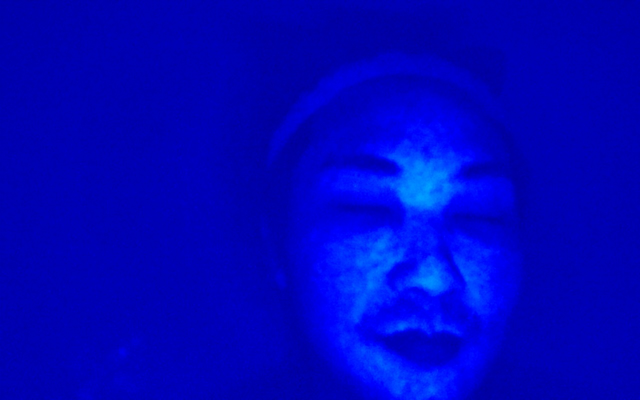
#> input picture captures/cam4_660nm/2026-03-30/analysis/20260330_180117_723_cam4/porphyrin_heatmap.jpg, 1280 x 800 px (shown at 1/2 size); its folder holds only this picture in this run
$ python porphyrin_viewer_with_metadata.py --image ../captures/cam4_660nm/2026-03-30/analysis/20260330_180117_723_cam4/porphyrin_heatmap.jpg
#> lines starting #> are read from the running program, lines starting #| are printed output that depends on the picture; after the words box and inside, x2 and y2 are one past the last pixel; in counts of white or black regions, pixels touching at a corner belong together
import cv2
import numpy as np
import json
from datetime import datetime
from pathlib import Path


# =========================================================
# 포르피린 강한 형광 검출 + metadata 저장 버전
# =========================================================
# 기능:
# 1. cam4_660nm 폴더의 날짜별 이미지 로드
# 2. 포르피린 강한 형광 검출
# 3. 원본/검출결과/히트맵/마스크/비교이미지 저장
# 4. metadata.json에 검출 개수, 검출률, 등급, 부위별 비율, 좌표 저장
# 5. Viewer에서 a/d 키로 이전/다음 이미지 확인
#
# 주의:
# 이 코드는 졸업작품용 영상처리 지표입니다.
# 의료 진단용 코드가 아닙니다.
# =========================================================

IMAGE_EXTS = [".png", ".jpg", ".jpeg"]


# -----------------------------
# 한글/공백 경로 대응 이미지 저장
# -----------------------------
def save_image(image_path, img):
    image_path = Path(image_path)
    image_path.parent.mkdir(parents=True, exist_ok=True)

    ext = image_path.suffix.lower()

    if ext in [".jpg", ".jpeg"]:
        ok, encoded = cv2.imencode(
            ".jpg",
            img,
            [cv2.IMWRITE_JPEG_QUALITY, 95]
        )
    elif ext == ".png":
        ok, encoded = cv2.imencode(
            ".png",
            img,
            [cv2.IMWRITE_PNG_COMPRESSION, 3]
        )
    else:
        ok, encoded = cv2.imencode(".jpg", img)

    if not ok:
        raise RuntimeError(f"이미지 저장 실패: {image_path}")

    encoded.tofile(str(image_path))


# -----------------------------
# 한글/공백 경로 대응 이미지 로드
# -----------------------------
def load_image(image_path):
    image_path = Path(image_path)

    if not image_path.exists():
        return None

    data = np.fromfile(str(image_path), dtype=np.uint8)
    img = cv2.imdecode(data, cv2.IMREAD_COLOR)

    return img


# -----------------------------
# JSON 저장
# -----------------------------
def save_json(json_path, data):
    json_path = Path(json_path)
    json_path.parent.mkdir(parents=True, exist_ok=True)

    with open(json_path, "w", encoding="utf-8") as f:
        json.dump(
            data,
            f,
            ensure_ascii=False,
            indent=4
        )


# -----------------------------
# 포르피린 강한 형광 검출
# -----------------------------
def detect_porphyrin(img):
    if img is None:
        empty_result = {
            "detected_points": [],
            "detected_regions": [],
            "region_data": {},
        }

        return (
            None,
            None,
            None,
            0,
            0.0,
            "Low",
            {},
            empty_result
        )

    output = img.copy()

    # -----------------------------
    # 그레이 변환
    # -----------------------------
    gray = cv2.cvtColor(
        img,
        cv2.COLOR_BGR2GRAY
    )

    # -----------------------------
    # 대비 강화
    # -----------------------------
    clahe = cv2.createCLAHE(
        clipLimit=2.5,
        tileGridSize=(8, 8)
    )

    enhanced = clahe.apply(gray)

    # -----------------------------
    # 블러
    # -----------------------------
    blur = cv2.GaussianBlur(
        enhanced,
        (5, 5),
        0
    )

    # -----------------------------
    # 강한 형광만 추출
    # 상위 1% 밝기 영역 기준
    # -----------------------------
    threshold_value = np.percentile(
        blur,
        99
    )

    _, thresh = cv2.threshold(
        blur,
        threshold_value,
        255,
        cv2.THRESH_BINARY
    )

    # -----------------------------
    # 노이즈 제거
    # -----------------------------
    kernel = np.ones(
        (3, 3),
        np.uint8
    )

    thresh = cv2.morphologyEx(
        thresh,
        cv2.MORPH_OPEN,
        kernel
    )

    thresh = cv2.dilate(
        thresh,
        kernel,
        iterations=1
    )

    # -----------------------------
    # 컨투어 검출
    # -----------------------------
    contours, _ = cv2.findContours(
        thresh,
        cv2.RETR_EXTERNAL,
        cv2.CHAIN_APPROX_SIMPLE
    )

    count = 0
    total_area = 0.0

    detected_points = []
    detected_regions = []

    heatmap = cv2.applyColorMap(
        blur,
        cv2.COLORMAP_JET
    )

    h, w = gray.shape

    upper = 0.0
    middle = 0.0
    lower = 0.0

    left = 0.0
    center_area = 0.0
    right = 0.0

    face_pixels = gray.size

    # -----------------------------
    # 검출
    # -----------------------------
    for cnt in contours:
        area = float(cv2.contourArea(cnt))

        # 너무 작은 점 제거
        if area < 20:
            continue

        # 너무 거대한 반사 제거
        if area > 4000:
            continue

        x, y, cw, ch = cv2.boundingRect(cnt)

        cx = x + cw // 2
        cy = y + ch // 2

        # -----------------------------
        # 검출 표시
        # -----------------------------
        cv2.drawContours(
            output,
            [cnt],
            -1,
            (0, 0, 255),
            2
        )

        cv2.circle(
            output,
            (cx, cy),
            4,
            (0, 255, 255),
            -1
        )

        count += 1
        total_area += area

        contour_points = cnt.reshape(-1, 2).astype(int).tolist()

        patch = blur[y:y + ch, x:x + cw]

        detected_points.append({
            "x": int(cx),
            "y": int(cy)
        })

        detected_regions.append({
            "id": int(count),
            "center": {
                "x": int(cx),
                "y": int(cy)
            },
            "bbox": {
                "x": int(x),
                "y": int(y),
                "width": int(cw),
                "height": int(ch)
            },
            "area_px": round(area, 2),
            "contour_points": contour_points,
            "mean_brightness": round(float(np.mean(patch)), 4),
            "max_brightness": int(np.max(patch))
        })

        # -----------------------------
        # 영역 분석: 상/중/하
        # -----------------------------
        if cy < h // 3:
            upper += area
        elif cy < h * 2 // 3:
            middle += area
        else:
            lower += area

        # -----------------------------
        # 영역 분석: 좌/중앙/우
        # -----------------------------
        if cx < w // 3:
            left += area
        elif cx < w * 2 // 3:
            center_area += area
        else:
            right += area

    # -----------------------------
    # 검출률
    # -----------------------------
    detection_rate = (
        total_area / face_pixels
    ) * 100

    # -----------------------------
    # 등급
    # -----------------------------
    if detection_rate < 1:
        grade = "Low"
    elif detection_rate < 3:
        grade = "Medium"
    else:
        grade = "High"

    # -----------------------------
    # 부위별 분석
    # -----------------------------
    region_data = {
        "Upper": round(upper / face_pixels * 100, 6),
        "Middle": round(middle / face_pixels * 100, 6),
        "Lower": round(lower / face_pixels * 100, 6),
        "Left": round(left / face_pixels * 100, 6),
        "Center": round(center_area / face_pixels * 100, 6),
        "Right": round(right / face_pixels * 100, 6),
    }

    detection_detail = {
        "detected_points": detected_points,
        "detected_regions": detected_regions,
        "threshold_value": round(float(threshold_value), 4),
        "total_area_px": round(float(total_area), 2),
        "image_width": int(w),
        "image_height": int(h),
    }

    return (
        output,
        heatmap,
        thresh,
        count,
        detection_rate,
        grade,
        region_data,
        detection_detail
    )


# -----------------------------
# 결과 비교 이미지 생성
# -----------------------------
def make_combined_result(img, result, heatmap, count, rate, grade, region_data, image_name, date):
    h, w = img.shape[:2]

    result_resized = cv2.resize(
        result,
        (w, h)
    )

    heatmap_resized = cv2.resize(
        heatmap,
        (w, h)
    )

    combined = np.hstack((
        img,
        result_resized,
        heatmap_resized
    ))

    display_width = 1800
    display_height = 800

    combined = cv2.resize(
        combined,
        (display_width, display_height)
    )

    cv2.putText(
        combined,
        "Original",
        (20, 40),
        cv2.FONT_HERSHEY_SIMPLEX,
        0.9,
        (255, 255, 255),
        2
    )

    cv2.putText(
        combined,
        "Detection",
        (620, 40),
        cv2.FONT_HERSHEY_SIMPLEX,
        0.9,
        (0, 0, 255),
        2
    )

    cv2.putText(
        combined,
        "Heatmap",
        (1220, 40),
        cv2.FONT_HERSHEY_SIMPLEX,
        0.9,
        (255, 255, 255),
        2
    )

    text_x = 1220
    y = 90

    text_lines = [
        f"File: {image_name}",
        f"Date: {date}",
        f"Detected Count: {count}",
        f"Detection Rate: {rate:.2f}%",
        f"Grade: {grade}",
        "Region Analysis",
    ]

    for line in text_lines:
        color = (0, 255, 255) if "Region" in line else (255, 255, 255)

        if "Detected" in line or "Rate" in line:
            color = (0, 0, 255)

        if "Grade" in line:
            color = (0, 255, 0)

        cv2.putText(
            combined,
            line,
            (text_x, y),
            cv2.FONT_HERSHEY_SIMPLEX,
            0.65,
            color,
            2
        )

        y += 35

    y += 10

    for k, v in region_data.items():
        cv2.putText(
            combined,
            f"{k}: {v:.2f}%",
            (text_x, y),
            cv2.FONT_HERSHEY_SIMPLEX,
            0.6,
            (255, 255, 0),
            2
        )

        y += 32

    return combined


# -----------------------------
# metadata payload 생성
# -----------------------------
def build_metadata(
    input_path,
    date,
    name,
    img,
    count,
    rate,
    grade,
    region_data,
    detection_detail,
    output_files
):
    input_path = Path(input_path)

    metadata = {
        "generated_at": datetime.now().isoformat(),
        "analysis_type": "porphyrin_strong_fluorescence_detection",
        "input_file": str(input_path),
        "date_folder": str(date),
        "image_name": str(name),
        "output_files": output_files,
        "image_info": {
            "width": int(img.shape[1]),
            "height": int(img.shape[0]),
            "channels": int(img.shape[2]) if img.ndim == 3 else 1,
            "shape": list(img.shape)
        },
        "analysis_result": {
            "porphyrin_count": int(count),
            "detection_rate_percent": round(float(rate), 6),
            "grade": str(grade),
            "region_data": region_data,
            "detected_points": detection_detail["detected_points"],
            "detected_regions": detection_detail["detected_regions"],
            "porphyrin_total_area_px": detection_detail["total_area_px"],
            "threshold_value": detection_detail["threshold_value"]
        },
        "coordinate_system": {
            "origin": "top_left",
            "x_direction": "right",
            "y_direction": "down",
            "unit": "pixel",
            "note": "좌표는 입력 이미지 기준입니다."
        },
        "interpretation_note": (
            "이 결과는 660nm 필터 영상에서 밝게 검출되는 포르피린 후보를 규칙 기반으로 분석한 값입니다. "
            "조명, 노출, 필터, 피부 반사, 이미지 방향에 따라 결과가 달라질 수 있으며 의료 진단용이 아닙니다."
        )
    }

    return metadata


# -----------------------------
# 결과 저장
# -----------------------------
def save_analysis_outputs(
    date,
    name,
    input_path,
    img,
    result,
    heatmap,
    thresh,
    count,
    rate,
    grade,
    region_data,
    detection_detail,
    combined
):
    input_path = Path(input_path)

    # 이미지마다 별도 분석 폴더 생성
    # 예:
    # 2026-04-07/
    # ├─ 20260407_233614_041_cam4.png
    # └─ analysis/
    #    └─ 20260407_233614_041_cam4/
    #       ├─ metadata.json
    #       ├─ porphyrin_result.jpg
    #       ├─ porphyrin_heatmap.jpg
    #       ├─ porphyrin_mask.png
    #       └─ porphyrin_compare.jpg
    save_dir = input_path.parent / "analysis" / input_path.stem
    save_dir.mkdir(parents=True, exist_ok=True)

    result_path = save_dir / "porphyrin_result.jpg"
    heatmap_path = save_dir / "porphyrin_heatmap.jpg"
    mask_path = save_dir / "porphyrin_mask.png"
    compare_path = save_dir / "porphyrin_compare.jpg"
    metadata_path = save_dir / "metadata.json"

    save_image(result_path, result)
    save_image(heatmap_path, heatmap)
    save_image(mask_path, thresh)
    save_image(compare_path, combined)

    output_files = {
        "result_image": str(result_path),
        "heatmap_image": str(heatmap_path),
        "mask_image": str(mask_path),
        "compare_image": str(compare_path),
        "metadata": str(metadata_path)
    }

    metadata = build_metadata(
        input_path=input_path,
        date=date,
        name=name,
        img=img,
        count=count,
        rate=rate,
        grade=grade,
        region_data=region_data,
        detection_detail=detection_detail,
        output_files=output_files
    )

    save_json(metadata_path, metadata)

    return metadata_path, save_dir


# -----------------------------
# 이미지 리스트
# -----------------------------
# [145 lines left out: functions load_images, viewer, not called in this run]


# -----------------------------
# 단일 이미지 분석
# -----------------------------
def analyze_single_image(image_path, output_dir=None):
    image_path = Path(image_path)

    img = load_image(image_path)
#> in load_image, img is the input picture: shape (800, 1280, 3); mean B, G, R 190.9, 4.3, 0.3

    if img is None:
        raise RuntimeError(f"이미지를 읽지 못했습니다: {image_path}")

    (
        result,
        heatmap,
        thresh,
        count,
        rate,
        grade,
        region_data,
        detection_detail
    ) = detect_porphyrin(img)
#> in detect_porphyrin, `enhanced = clahe.apply(gray)`:
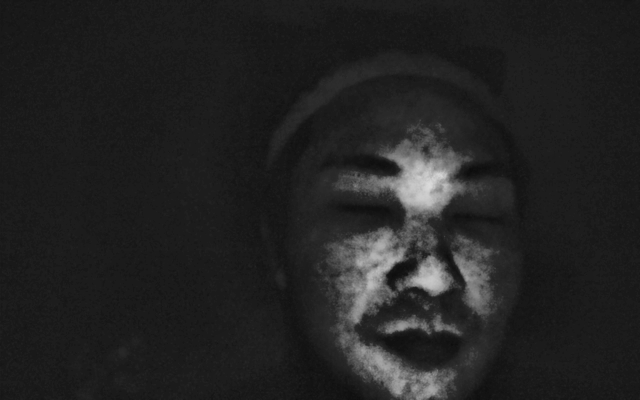
#> enhanced: shape (800, 1280) (shown at 1/2 size); min 12, max 220, mean 34.7
#> in detect_porphyrin, `threshold_value = np.percentile( blur, 99 )`: threshold_value = 161
#> in detect_porphyrin, `_, thresh = cv2.threshold( blur, threshold_value, 255, cv2.THRESH_BINA..`:
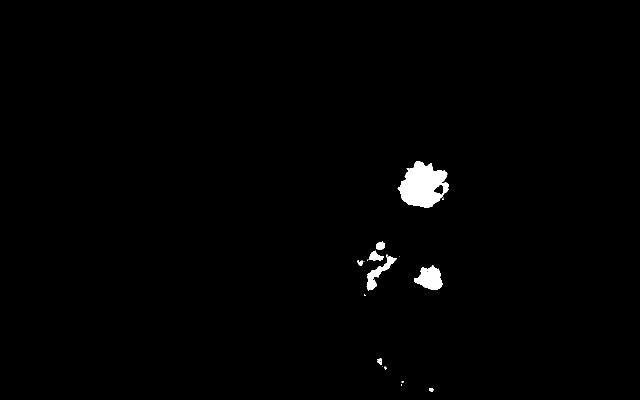
#> thresh: shape (800, 1280) (shown at 1/2 size); 0.97% white; 18 white regions (10 under 20 px), largest, box (x1, y1, x2, y2) and area: (795, 322, 898, 416) 6158, (828, 530, 885, 580) 1792, (733, 509, 794, 581) 1142
#> in detect_porphyrin, `thresh = cv2.dilate( thresh, kernel, iterations=1 )`:
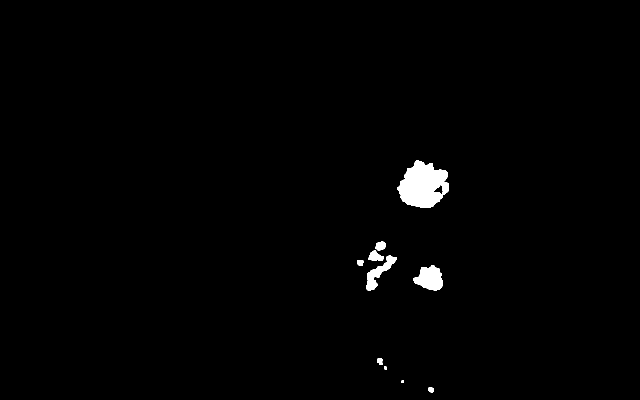
#> thresh: shape (800, 1280) (shown at 1/2 size); 1.1% white; 10 white regions
#> in detect_porphyrin, `contours, _ = cv2.findContours( thresh, cv2.RETR_EXTERNAL, cv2.CHAIN_A..`: contours = 10 contours, 1 with area under 20; largest, box (x1, y1, x2, y2) and area: (795, 321, 898, 416) 6675, (827, 530, 886, 581) 1940, (733, 511, 794, 581) 1300, (737, 501, 768, 522) 392, (751, 483, 771, 501) 263
#> in detect_porphyrin, `heatmap = cv2.applyColorMap( blur, cv2.COLORMAP_JET )`:
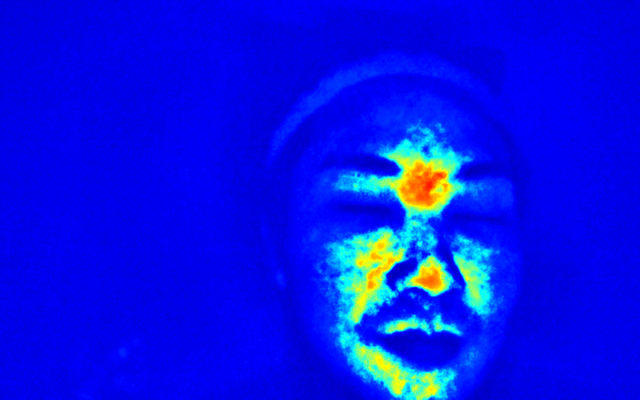
#> heatmap: shape (800, 1280, 3) (shown at 1/2 size); mean B, G, R 231.7, 20.2, 6.6
#> the loop in detect_porphyrin, `for cnt in contours:` made 10 passes
#> (area, x, y, cw, ch, cx, cy, total_area) on passes 3, 4, 7: (24, 768, 733, 6, 6, 771, 736, 101.5), (104.5, 754, 716, 11, 14, 759, 723, 206), (1300.5, 733, 511, 61, 70, 763, 546, 3552)
#> after the loop in detect_porphyrin, `for cnt in contours:`:
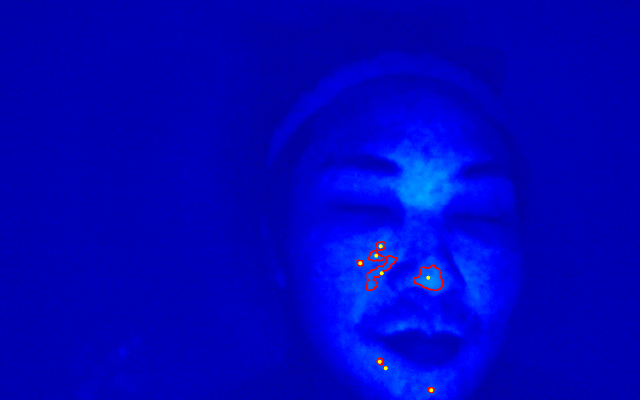
#> output: shape (800, 1280, 3) (shown at 1/2 size); 0.25% of pixels changed, all inside (x1, y1, x2, y2) = (713, 482, 887, 786)
#> after the loop in detect_porphyrin, `for cnt in contours:`: center_area = 2190; count = 8; detected_points = 8 items; left = 0; lower = 3446; middle = 761; right = 2017; total_area = 4207; upper = 0
#> in detect_porphyrin, `detection_rate = ( total_area / face_pixels ) * 100`: detection_rate = 0.411
#> in detect_porphyrin, `region_data = { "Upper": round(upper / face_pixels * 100, 6), "Middle"..`: region_data = {'Upper': 0, 'Middle': 0.0743, 'Lower': 0.337, 'Left': 0, 'Center': 0.214, 'Right': 0.197}
#> count = 8; rate = 0.411; grade = 'Low'; detection_detail = 6 items

    combined = make_combined_result(
        img=img,
        result=result,
        heatmap=heatmap,
        count=count,
        rate=rate,
        grade=grade,
        region_data=region_data,
        image_name=image_path.name,
        date=image_path.parent.name
    )
#> in make_combined_result, `combined = np.hstack(( img, result_resized, heatmap_resized ))`:
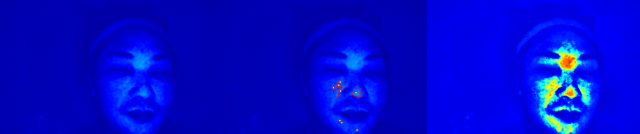
#> combined: shape (800, 3840, 3) (shown at 1/6 size); mean B, G, R 204.3, 9.6, 2.6
#> in make_combined_result, `combined = cv2.resize( combined, (display_width, display_height) )`:
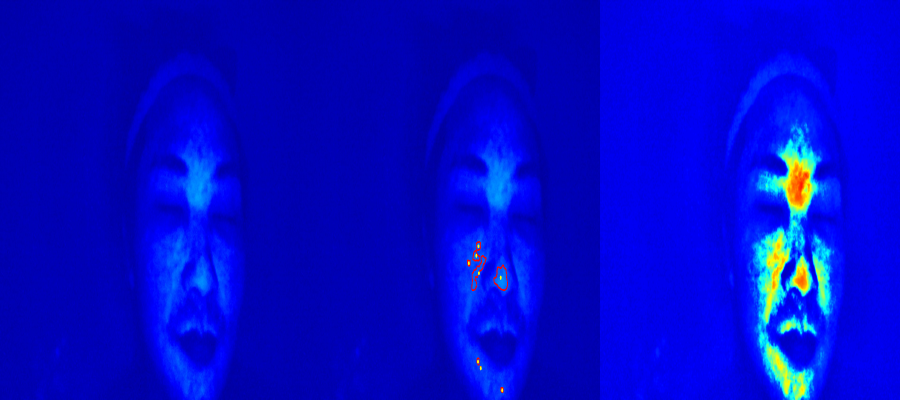
#> combined: shape (800, 1800, 3) (shown at 1/2 size); mean B, G, R 204.3, 9.6, 2.6
#> (the rest of the program and of its run is left out)
